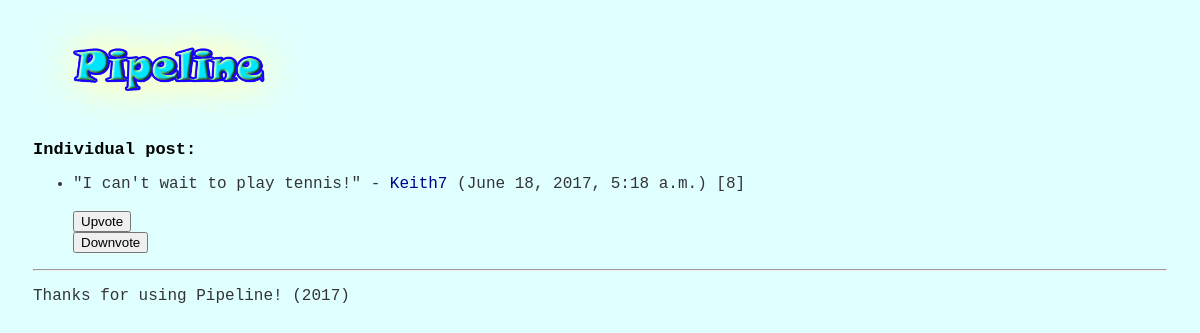
Before: /post/4/4/ with the older database file.
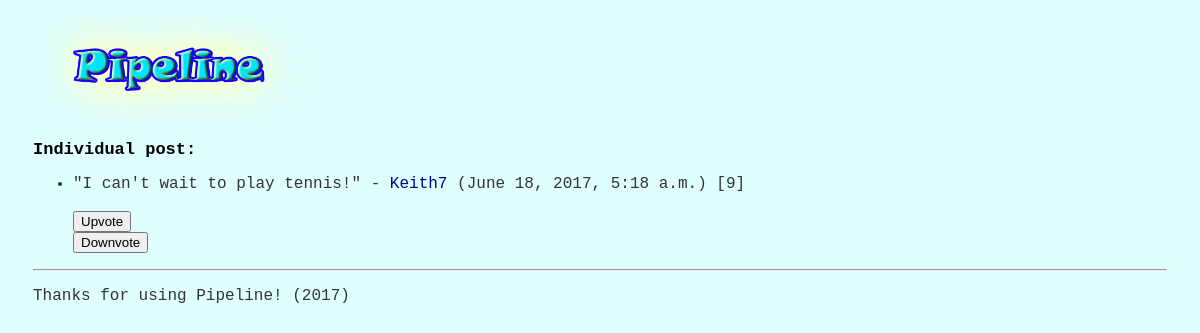
After: the same page with the newer database file.
### posts/models.py (models this page shows, shortened)
class Post(models.Model):
    message = models.CharField(max_length=100)
    post_date = models.DateTimeField()
    user = models.ForeignKey(User, null = True, blank = True)
    votes = models.IntegerField()

### posts/views.py (the view)
# urls.py: url(r'^post/(?P<postid>\d{1,3})/(?P<vote>\d{1})/$', views.individual_post), # \d{1,3} means any number with 1 - 3 digits
def individual_post(request, postid, vote):
    try:
        postid = int(postid)
    except ValueError:
        raise Http404()
    vote = int(vote)
    posts = sort_posts_recent(Post.objects.all())
    if vote == 1:
        for post in posts:
            if (post.id == postid):
                post.votes += 1
                post.save()
    if vote == 2:
        for post in posts:
            if (post.id == postid):
                post.votes -= 1
                post.save()
    return render(request, 'posts/individual_post.html', {'postid': postid, 'posts': posts})

### pipeline/views.py (called while the page is built)
def sort_posts_recent(posts_data):
    post_tuples = [(single_post.post_date, single_post) for single_post in posts_data]
    sorted_posts = [item[1] for item in sorted(post_tuples, key=lambda tup: tup[0], reverse=True)]
    return sorted_posts

### posts/templates/posts/individual_post.html (shortened to what this page needs)
{% extends "base.html" %}
{% block content %}
<h2>Individual post:</h2>
<ul>
	{% for post in posts %}
	{% if post.id == postid %}
	<li>"{{ post.message }}" - <a href = "/profile/{{post.user.id}}">{{ post.user.username | capfirst }}</a> ({{ post.post_date }}) [{{ post.votes }}]</li>
	<form action="/post/{{post.id}}/1" method="get">
	<input type="submit" value="Upvote">
    </form>
    <form action="/post/{{post.id}}/2" method="get">
	<input type="submit" value="Downvote">
    </form>
	{% endif %}
{% endfor %}
</ul>
{% endblock %}

Changed rows visible on the page:
changed Post "I can't wait to play tennis!": votes "8" → "9"
